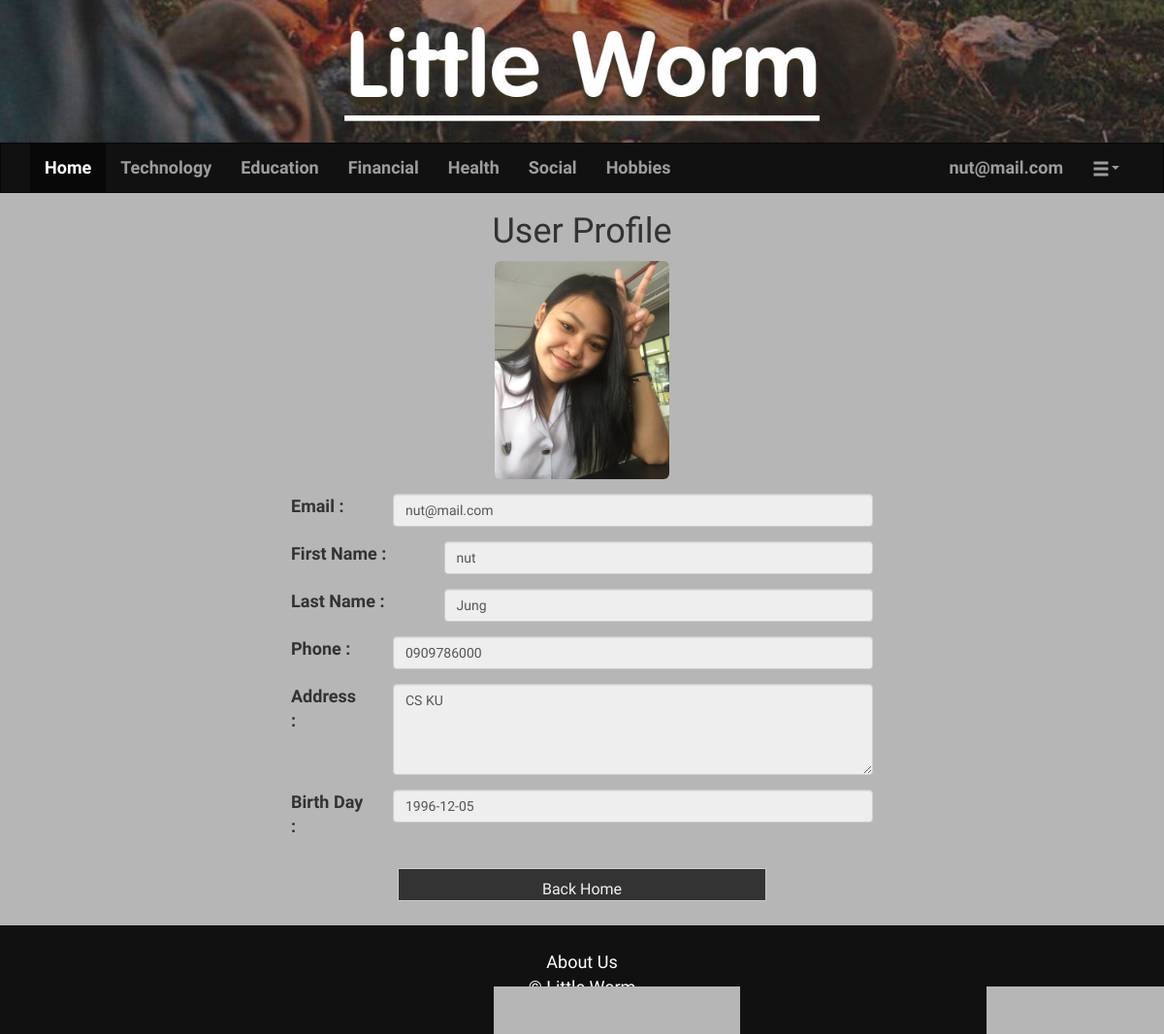
The app's page /php/profile.php (signed in) with its own data.
### tables this page shows
CREATE TABLE `attendant` (
  `email` varchar(30) NOT NULL,
  `first_name` varchar(25) NOT NULL,
  `last_name` varchar(25) NOT NULL,
  `phone` varchar(10) NOT NULL,
  `birth_date` date NOT NULL,
  `address` varchar(100) NOT NULL,
  `profile_pic_path` text NOT NULL
);

### php/profile.php (the view, shortened to what this page needs)
<!DOCTYPE html>
<html>
  <head>
    <link rel="stylesheet" href="https://maxcdn.bootstrapcdn.com/bootstrap/3.3.7/css/bootstrap.min.css">
    <link rel="stylesheet" type="text/css" href="../css/index_style.css">
    <link rel="stylesheet" type="text/css" href="../css/regis_style.css">
  </head>
  <body>
    <?php
      include "center.php";
    ?>
    <div class="collapse navbar-collapse ">
      <form name="form2" method="post" action="event_page.php">
      <ul class="nav navbar-nav " id="type_event">
        <li class="active"><a href="index.php">Home</a></li>
        <li><a href="event_page.php?type=Technology">Technology</a></li>
        <li><a href="event_page.php?type=Education">Education</a></li>
        <li><a href="event_page.php?type=Financial">Financial</a></li>
        <li><a href="event_page.php?type=Health">Health</a></li>
        <li><a href="event_page.php?type=Social">Social</a></li>
        <li><a href="event_page.php?type=Hobbies">Hobbies</a></li>
      </ul>
      </form>
      <ul id="profile" class="nav navbar-nav navbar-right">
        <li><a id = "username"></a></li>
        <li class="dropdown">
          <a class="glyphicon glyphicon-menu-hamburger" type="button" id="dropdownMenu1" data-toggle="dropdown" aria-haspopup="true" aria-expanded="true"><span class="caret"></span>
          </a>
        </li>
      </ul>
    </div>
  </div>
</nav>
    <?php
      $email = $_SESSION["email"];
      $data = data_query($email);
      if ($data['position'] == "USER"){
        echo '
        <div class="profileHead">
          <h1>User Profile</h1>
        </div>
        <div class="profileBody">
          <div class="row form-group">
            <div class="col-sm-4"></div>
            <div class="col-sm-4">
              <img src="'.$data['profile_pic_path'].'" alt="profile" width="100%" height="100%" class="img-rounded">
            </div>
            <div class="col-sm-4"></div>
          </div>
          <div class="form-group row">
            <label for="email" class="control-label col-sm-2">Email :</label>
            <div class="col-sm-10">
              <input type="text" name="email" class="form-control" id="email" value="'.$data['email'].'" readonly>
            </div>
          </div>
          <div class="form-group row">
            <label for="f_name" class="control-label col-sm-3">First Name :</label>
            <div class="col-sm-9">
              <input type="text" name="f_name" class="form-control" id="f_name" value="'.$data['first_name'].'" readonly>
            </div>
          </div>
          <div class="form-group row">
            <label for="l_name" class="control-label col-sm-3">Last Name :</label>
            <div class="col-sm-9">
              <input type="text" name="l_name" class="form-control" id="l_name" value="'.$data['last_name'].'" readonly>
            </div>
          </div>
          <div class="form-group row">
            <label for="phone" class="control-label col-sm-2">Phone :</label>
            <div class="col-sm-10">
              <input type="text" name="phone" class="form-control" id="phone" value="'.$data['phone'].'" readonly>
            </div>
          </div>
          <div class="form-group row">
            <label for="address" class="control-label col-sm-2">Address :</label>
            <div class="col-sm-10">
              <textarea rows="4" cols="50" name="address" form="usrform" class="form-control" id="address" readonly>'.$data['address'].'</textarea>
            </div>
          </div>
          <div class="form-group row">
            <label for="b_day" class="control-label col-sm-2">Birth Day :</label>
            <div class="col-sm-10">
              <input type="text" name="b_day" class="form-control" id="b_day" value="'.$data['birth_date'].'" readonly>
            </div>
          </div>
        </div>';
        echoButton();
      }
    function data_query($email)
    {
      $database = new Database();
      $connection = $database->connect();
      $stmt = $connection->prepare("SELECT position FROM user WHERE email = '$email'");
      $stmt->execute();
      $row = $stmt->fetch(PDO::FETCH_BOTH);
      $positon = $row['position'];
      if ($positon == 'USER'){
        $stmt = $connection->prepare("SELECT * FROM attendant WHERE email = '$email'");
        $stmt->execute();
        $row = $stmt->fetch(PDO::FETCH_BOTH);
        $data = array('email' => $row['email'],
        'first_name' => $row['first_name'],
        'last_name' => $row['last_name'],
        'phone' => $row['phone'],
        'birth_date' => $row['birth_date'],
        'address' => $row['address'],
        'profile_pic_path' => $row['profile_pic_path'],
        'position' => $positon);
        return $data;
      }
    }
    function echoButton()
    {
      echo '<form class=".form-horizontal" action="index.php" method="post" id="usrform">
          <div class="form-group row">
            <div class="col-sm-4"></div>
            <div class="col-sm-4">
              <input type="submit" value="Back Home" class="form-control btn btn-default">
            </div>
            <div class="col-sm-4"></div>
          </div>
        </form>
      </div>';
    }
     ?>
  </body>
</html>

### css/index_style.css (style rules this page uses)
body { background-color: #b6b6b6; font-family: 'Athiti', sans-serif; font-size: 18px; }
.btn { padding: 10px 20px; font-size: 16px; background-color: #333; color: #f1f1f1; border-radius: 0; transition: .2s; text-decoration: none; }

### css/regis_style.css (style rules this page uses)
.btn { margin: 10px 0; }

### php/profile.php (style rules this page uses)
.profileHead { text-align: center; }
.profileBody { margin-left: 25%; margin-right: 25%; }

### records on screen
attendant: profile_pic_path (picture), email "nut@mail.com", f_name "nut", l_name "Jung", phone "0909786000", address "CS KU", b_day "1996-12-05"
